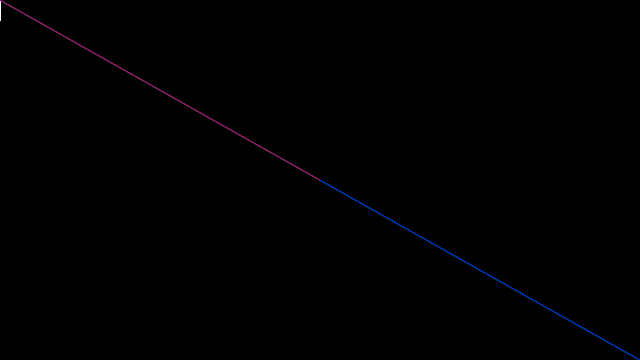
Frame 1 (no input)
Frame 60 (the mouse pressed at the canvas centre just before this capture): identical to frame 1, image omitted
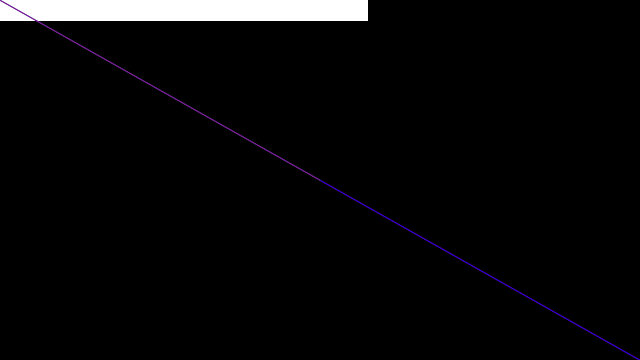
Frame 120 (the mouse held since frame 60 and released just before this capture)

The Processing sketch that drew these frames (run headless with seeded random() and noise(); from frame 60 on, the mouse is pressed at the canvas centre):

// Processing sketch: natureOfcode_vectors
// ── natureOfcode_vectors.pde
void setup(){
  size(640,360);
}


void draw(){
  background(0);
  stroke(255);
  
  PVector mouse = new PVector(mouseX,mouseY);
  //note: Vectors don't take orders from the translate function. It usually reference point to the
  //screen itself. (0,0)
  PVector center = new PVector(width/2,height/2);
  
  //drawing from the center to mouse
  //for some reason I can't replicate the sub() vector like before.
  //The mouse vector from where? well it is from the orgin()

   center.sub(mouse);

  //testing out the map function 
  float magnitude = mouse.mag();
  
  //translate back to orginal position to draw the rectangle
  fill(255); //red
  rect(0,0,magnitude,20); //demonstrating how magnitude and how map works
  
  stroke(150,150,0);
  line(0,0,center.x,center.y); //magenta
  
  stroke(0,150,150);
  line(0,0,mouse.x,mouse.y); //cyan
  
  stroke(150,0,150);
  line(center.x,center.y,mouse.x,mouse.y); //yellow
  
  pushMatrix();
  translate(width/2,height/2);
  stroke(255,0,0); //red
  line(0,0,mouse.x,mouse.y);
  
  stroke(0,255,0);
  line(0,0,center.x,center.y); //blue
  
  stroke(0,0,255);
  line(center.x,center.y,mouse.x,mouse.y); //green
  popMatrix();
}
